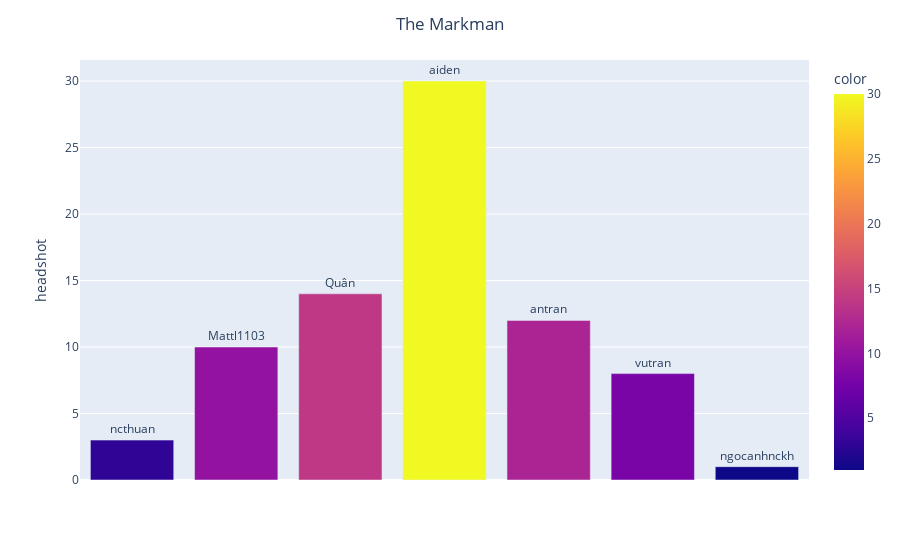

Source (notebook cell):
### Code cell
headshot_df = df[df['Headshot'].str.contains("1")]

most_headshot = gen_plot(headshot_df['Killed by'])
name = [ i[0] for i in most_headshot]
kill = [ i[1] for i in most_headshot]

fig = px.bar(x=name, y=kill, color=kill,text=name,
             labels=dict(x='', y="headshot"))

fig.update_traces(textposition='outside')
fig.update_xaxes(showticklabels=False)

fig.update_layout(title_text='The Markman', title_x=0.5)
fig.show()

### Figure 1 — Plotly figure (JSON) as saved in the notebook; plotly's stock layout.template omitted (floating-point values rounded to 4 significant figures)
{"data": [{"alignmentgroup": "True", "hovertemplate": "=%{x}<br>headshot=%{y}<br>text=%{text}<br>color=%{marker.color}<extra></extra>", "legendgroup": "", "marker": {"color": [3, 10, 14, 30, 12, 8, 1], "coloraxis": "coloraxis"}, "name": "", "offsetgroup": "", "orientation": "v", "showlegend": false, "text": ["ncthuan", "Mattl1103", "Quân", "aiden", "antran", "vutran", "ngocanhnckh"], "textposition": "outside", "type": "bar", "x": ["ncthuan", "Mattl1103", "Quân", "aiden", "antran", "vutran", "ngocanhnckh"], "xaxis": "x", "y": [3, 10, 14, 30, 12, 8, 1], "yaxis": "y"}], "layout": {"barmode": "relative", "coloraxis": {"colorbar": {"title": {"text": "color"}}, "colorscale": [[0, "#0d0887"], [0.1111, "#46039f"], [0.2222, "#7201a8"], [0.3333, "#9c179e"], [0.4444, "#bd3786"], [0.5556, "#d8576b"], [0.6667, "#ed7953"], [0.7778, "#fb9f3a"], [0.8889, "#fdca26"], [1, "#f0f921"]]}, "legend": {"tracegroupgap": 0}, "margin": {"t": 60}, "title": {"text": "The Markman", "x": 0.5}, "xaxis": {"anchor": "y", "domain": [0, 1], "showticklabels": false, "title": {"text": ""}}, "yaxis": {"anchor": "x", "domain": [0, 1], "title": {"text": "headshot"}}}}
